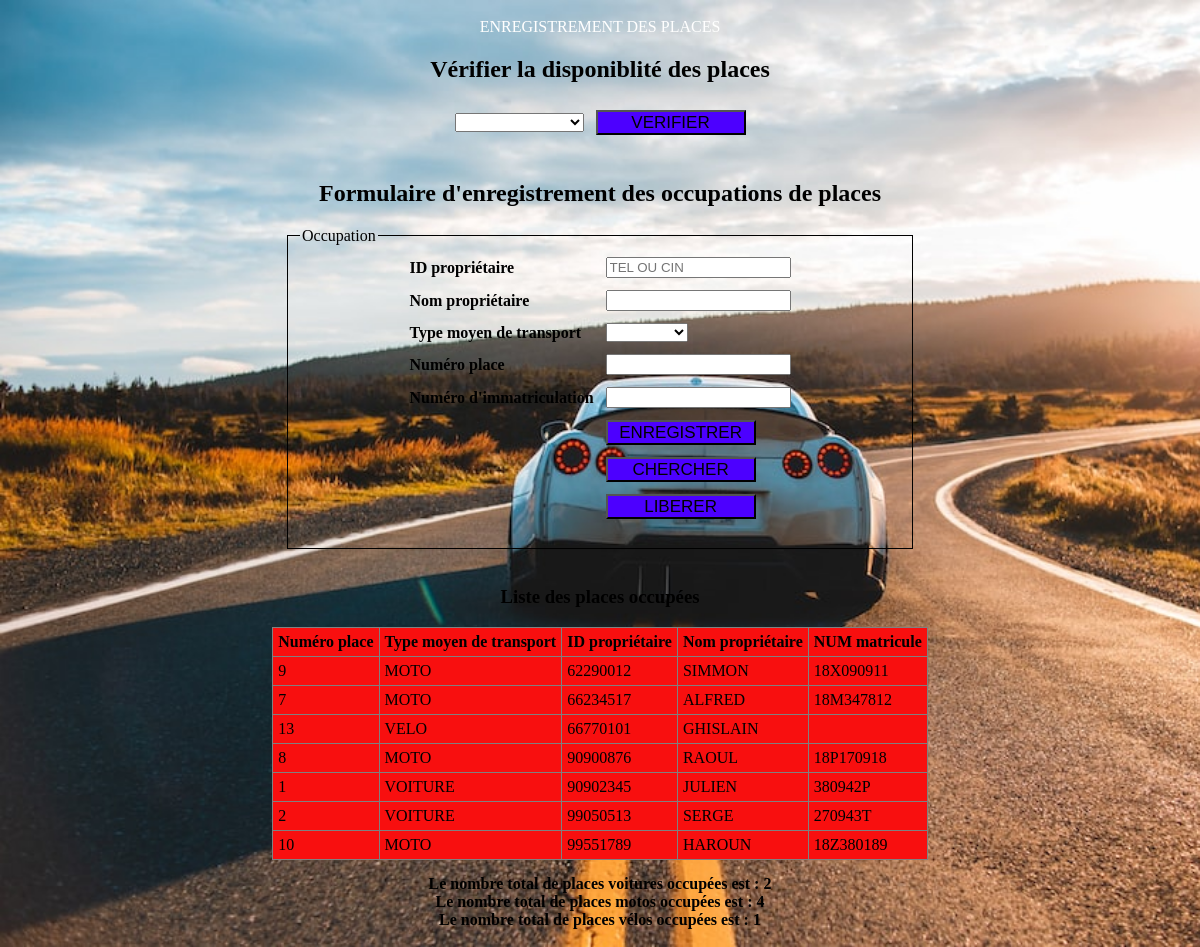
Page /parking_gestion/occupation.php on the committed database.
### tables this page shows
CREATE TABLE IF NOT EXISTS `tb_occupation` (
  `proprio_id` varchar(20) NOT NULL,
  `proprio_nom` varchar(50) NOT NULL,
  `mt_type` varchar(30) NOT NULL,
  `mt_matricule` varchar(20) DEFAULT NULL,
  `id_place` int(11) NOT NULL,
  PRIMARY KEY (`proprio_id`),
  UNIQUE KEY `id_place` (`id_place`)
);

### parking_gestion/occupation.php (the view, shortened to what this page needs)
<?php
$servername = "localhost";
$username = "root";
$password = "";
$dbname = "parking_db";
$conn = mysqli_connect($servername, $username, $password, $dbname);
?>
<?php
$type_place=@$_POST["type_place"];
$type_moy=@$_POST["type_moy"];
$num_place=@$_POST["num_place"];
$mess1='';
?>
<!DOCTYPE html>
<html>
<head>
	<link rel="stylesheet" type="text/css" href="mystyle.css">
</head>
<body>
	<div align="center">
	<br>
<a href="index.php">ENREGISTREMENT DES PLACES</a><br>
	<h2>Vérifier la disponiblité des places</h2>
	<form action="" method="POST">
	<table><tr><td><select name="type_place" id="type_place"  >
	<option  value="<?php echo $type_place; ?>"><?php echo $type_place; ?></option>
	      <option  value="PLACE VOITURE">PLACE VOITURE</option>
     </select></td><td><input type="submit" name="bverif" value="VERIFIER" class="bouton"></td></tr></table>
	</form>
	<br>
<h2>Formulaire d'enregistrement des occupations de places</h2>
<form action="" method="POST">
<fieldset >
<legend >Occupation</legend>
<table>
<tr><td><b>ID propriétaire</b></td><td><input type="text" name="id" value="" placeholder="TEL OU CIN"></td></tr>
<tr><td><b>Nom propriétaire</b></td><td><input type="text" name="nom" value="" ></td></tr>
<tr><td><b>Type moyen de transport</b></td><td><select name="type_moy" id="type_moy"  >
	<option  value="<?php echo $type_moy; ?>"><?php echo $type_moy; ?></option>
	      <option  value="VOITURE">VOITURE</option>
     </select></td></tr>
 <tr><td><b>Numéro place</b></td><td><input type="text" name="num_place" value="<?php print $num_place;?>" ></td></tr>
  <tr><td><b>Numéro d'immatriculation</b></td><td><input type="text" name="num_im" value="" ></td></tr>
<tr><td></td><td><input type="submit" name="benrg" value="ENREGISTRER" class="bouton"></td></tr>
<tr><td></td><td><input type="submit" name="brech" value="CHERCHER" class="bouton"></td></tr>
<tr><td></td><td><input type="submit" name="blibere" value="LIBERER" class="bouton"></td></tr>
<tr><td></td><td><?php print $mess1;?></td></tr>
</table>
</fieldset>
</form>
<?php
print "<br>";
?>
<?php
print"<h3>Liste des places occupées</h3>";
	$rq2=mysqli_query($conn,"select * from tb_occupation  ");
	print'<table border="1" class="tab"><tr><th>Numéro place</th><th>Type moyen de transport</th><th>ID propriétaire</th><th>Nom propriétaire</th><th>NUM matricule</th></tr>';
	while($rst=mysqli_fetch_assoc($rq2)){
	        $num=$rst['id_place'];
	        $type=$rst['mt_type'];
	        $id=$rst['proprio_id'];
	        $nom=$rst['proprio_nom'];
	        $im=$rst['mt_matricule'];
	         print"<tr>";
	         echo"<td>$num</td>";
	         echo"<td>$type</td>";
	         echo"<td>$id</td>";
	         echo"<td>$nom</td>";
	          echo"<td>$im</td>";
	         print"</tr>";
	}
	print'</table>';
?>
<?php
   $req1=mysqli_query($conn,"select count(*) as nbvoitures from tb_occupation where mt_type='VOITURE'  ");
   if($rsu=mysqli_fetch_assoc($req1)){
      $nbvoitures=$rsu['nbvoitures'];
      echo"<b>Le nombre total de places voitures occupées est : $nbvoitures</b><br>";
   }
   $req2=mysqli_query($conn,"select count(*) as nbmotos from tb_occupation where mt_type='MOTO'  ");
   if($rsu2=mysqli_fetch_assoc($req2)){
      $nbmotos=$rsu2['nbmotos'];
      echo"<b>Le nombre total de places motos occupées est : $nbmotos</b><br>";
   }
   $req3=mysqli_query($conn,"select count(*) as nbvelos from tb_occupation where mt_type='VELO'  ");
   if($rsu3=mysqli_fetch_assoc($req3)){
      $nbvelos=$rsu3['nbvelos'];
      echo"<b>Le nombre total de places vélos occupées est : $nbvelos</b><br>";
   }
?>
<br>
	</div>
</body>
</html>

### parking_gestion/mystyle.css (style rules this page uses)
body { margin:0px; padding: 0px; background: url('Voitures.jpg.jpg'); background-size: cover; background-repeat: no-repeat; }
.tab { background-color: rgb(248, 15, 15); border-collapse: collapse; margin-bottom: 15px; }
.tab th,td { padding: 5px; }
.bouton { width: 150px; height: 25px; font-size: 17px; background-color: #4c00ff; }
fieldset { width: 50%; border:1px solid rgb(0, 0, 0); }
a { color: rgb(255, 255, 255); text-decoration: none; }

### rows in the picture
tb_occupation: id_place "9", mt_type "MOTO", proprio_id "62290012", proprio_nom "SIMMON", mt_matricule "18X090911"
tb_occupation: id_place "7", mt_type "MOTO", proprio_id "66234517", proprio_nom "ALFRED", mt_matricule "18M347812"
tb_occupation: id_place "13", mt_type "VELO", proprio_id "66770101", proprio_nom "GHISLAIN"
tb_occupation: id_place "8", mt_type "MOTO", proprio_id "90900876", proprio_nom "RAOUL", mt_matricule "18P170918"
tb_occupation: id_place "1", mt_type "VOITURE", proprio_id "90902345", proprio_nom "JULIEN", mt_matricule "380942P"
tb_occupation: id_place "2", mt_type "VOITURE", proprio_id "99050513", proprio_nom "SERGE", mt_matricule "270943T"
tb_occupation: id_place "10", mt_type "MOTO", proprio_id "99551789", proprio_nom "HAROUN", mt_matricule "18Z380189"

### other values in the picture
$nbvoitures "2"
$nbmotos "4"
$nbvelos "1"
